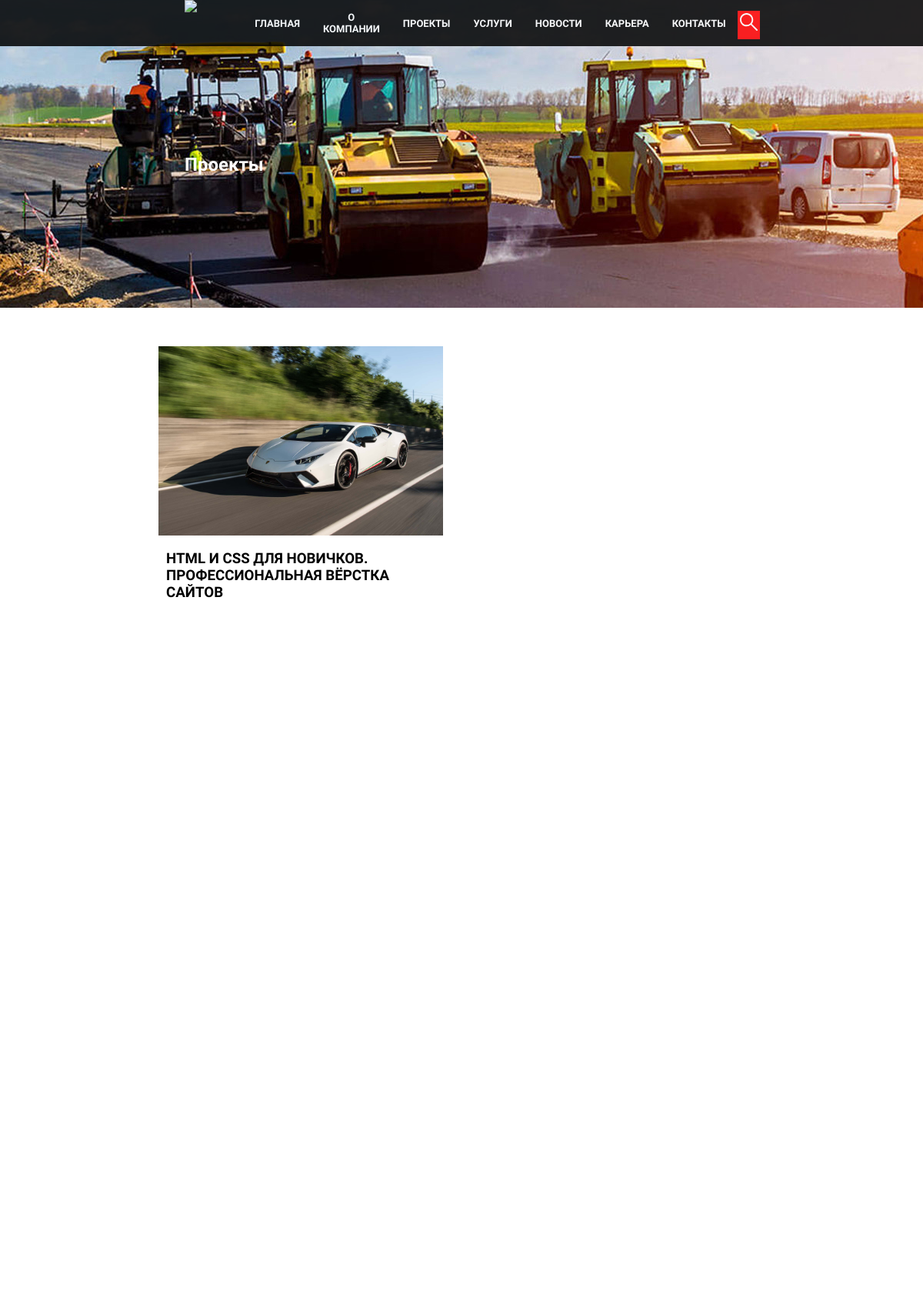
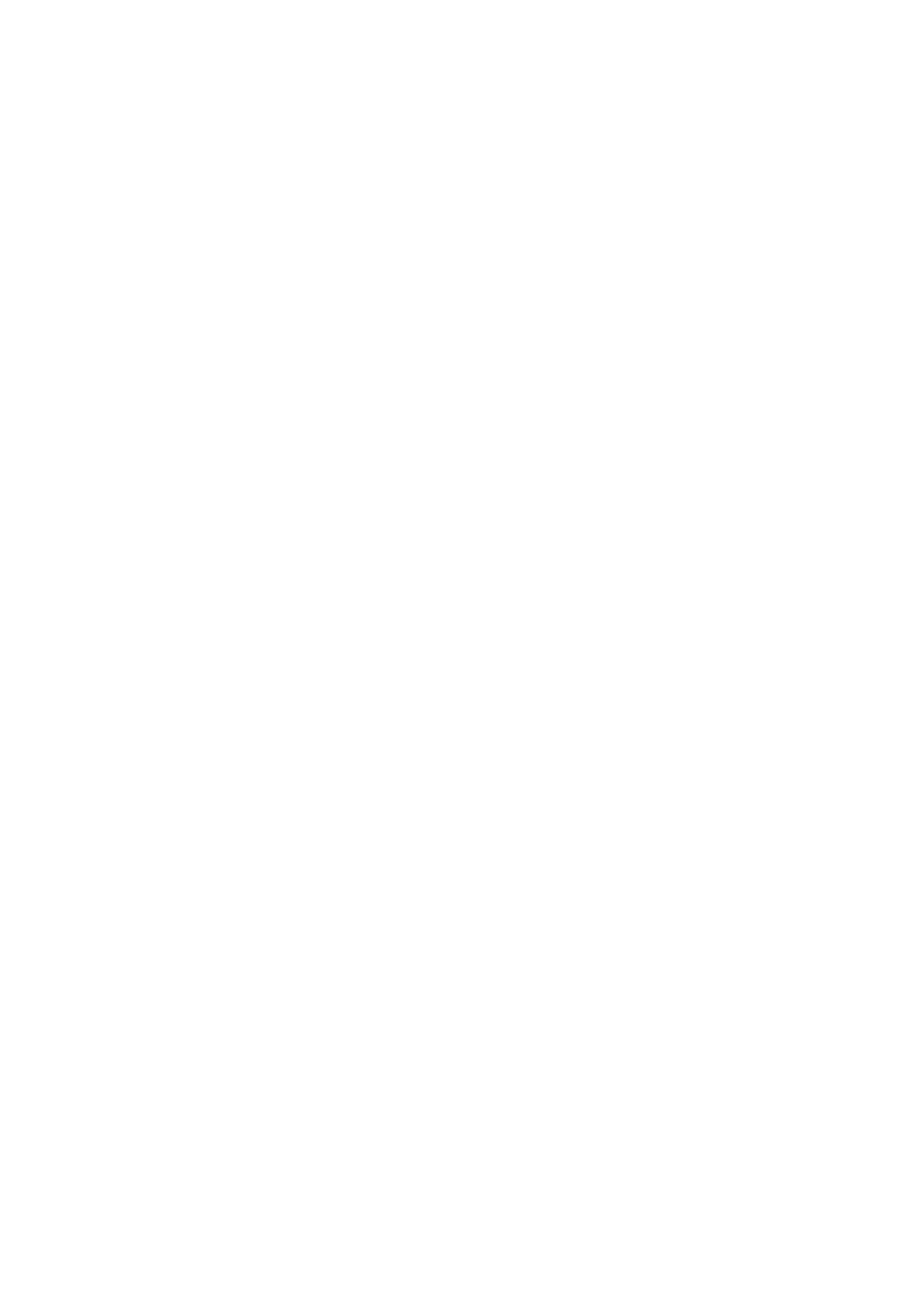
The app's page /projects (upper part) with its own data (2 pictures, top to bottom).
### DMU/apps/main/models.py (models this page shows, shortened)
class Projects(models.Model):
	title = models.CharField('Title of project', max_length = 150)
	text = models.TextField('Text')
	image = models.ImageField('MAIN PHOTO', blank=True, upload_to="images/")
	video = models.FileField('VIDEO 3', upload_to='videos/', null=True, blank=True)
	text2 = models.TextField('Text 2', blank=True)
	image2 = models.ImageField('ADDITIOANL PHOTO', blank=True, upload_to="images/")
	video2 = models.FileField('VIDEO 2', upload_to='videos/', null=True, blank=True)
	text3 = models.TextField('Text 3', blank=True)
	image3 = models.ImageField('ADDITIOANL PHOTO 2', blank=True, upload_to="images/")
	video3 = models.FileField('VIDEO 3', upload_to='videos/', null=True, blank=True)
	text4 = models.TextField('Text 4', blank=True)
	pub_date = models.DateTimeField('Date of publish', default=timezone.now())
	@property
	def photo_url(self):
		if self.image and hasattr(self.image, 'url'):
			return self.image.url

### DMU/apps/main/views.py (the view)
# urls.py: path('projects', views.projects, name='projects'),
def projects(request):
	projects = Projects.objects.order_by('-pub_date')
	return render(request, 'main/projects.html', {'projects': projects})

### DMU/templates/main/projects.html (shortened to what this page needs)
{% extends 'index.html' %}
{% load static %}
{% block head %}
<head>
    <link rel="stylesheet" href="{% static 'styles/projects.css' %}">
    <link rel="stylesheet" href="{% static 'styles/HeaderAndFooterModul.css' %}">
</head>
{% endblock head %}
{% block content %}
    <section class="intro">
        <div class="main-main-title-of-page">
            <h1 class="title-of-page">Проекты</h1>
        </div>
    </section>
    <main class="list-of-projects">
        <div class="some-projects">
            {% if projects %}
            {% for a in projects %}
            <div class="project">
                <a href="{% url 'detail_project' a.id %}" class="link-to-project">
                    {% static "images/no_photo.jpg" as no_photo %}
                    <img src="{{ a.photo_url }}" alt="" class="project-image" width="370px" height="246px">
                    <h3 class="project-title">{{ a.title }}</h3>
                </a>
            </div>
            {% endfor %}
            {% endif %}
        </div>
    </main>
{% endblock content %}

### DMU/static/styles/projects.css (style rules this page uses)
.intro { margin-top: -60px; height: 400px; background: url('../images/dmusubg.jpg'); }
.main-main-title-of-page { margin-left: 20%; padding-top: 200px; color: #ffffff; }
.title-of-page { margin-top: 0; }
.list-of-projects { margin-top: 50px; margin-left: 20%; margin-right: 20%; }
.some-projects { display: grid; grid-template-rows: repeat(4, 313px); grid-template-columns: repeat(3, 400px); grid-gap: 30px; }
.link-to-project { text-decoration: none; display: flex; flex-direction: column; align-items: center; }
.project-image { transition: scale(1); }
.project-title { text-transform: uppercase; color: #000000; transition: .2s linear; }
@media (max-width: 1540px) { .list-of-projects { margin-top: 50px; margin-left: 18%; } }
@media (max-width: 1540px) { .some-projects { display: grid; grid-template-rows: repeat(13, 313px); grid-template-columns: 350px 350px; grid-gap: 30px; } }

### DMU/static/styles/HeaderAndFooterModul.css (style rules this page uses)
body { margin: 0; font-family: 'Roboto'; }
html { scroll-behavior: smooth; }

### records on screen
Projects: photo_url (picture), title "HTML И CSS ДЛЯ НОВИЧКОВ. ПРОФЕССИОНАЛЬНАЯ ВЁРСТКА САЙТОВ"
